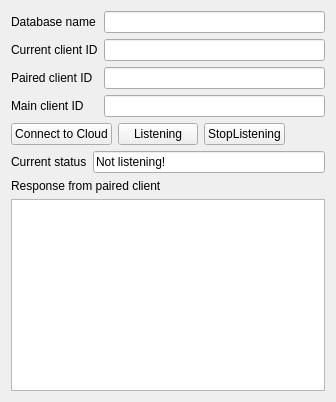
               <widget class="QWidget" name="tab_2">
                <attribute name="title">
                 <string>ClientPairing</string>
                </attribute>
                <layout class="QVBoxLayout" name="verticalLayout_5">
                 <item>
                  <layout class="QFormLayout" name="formLayout">
                   <item row="1" column="0">
                    <widget class="QLabel" name="label_29">
                     <property name="text">
                      <string>Current client ID</string>
                     </property>
                    </widget>
                   </item>
                   <item row="1" column="1">
                    <widget class="QLineEdit" name="lineEdit_current_client">
                     <property name="readOnly">
                      <bool>true</bool>
                     </property>
                    </widget>
                   </item>
                   <item row="2" column="0">
                    <widget class="QLabel" name="label_31">
                     <property name="text">
                      <string>Paired client ID</string>
                     </property>
                    </widget>
                   </item>
                   <item row="2" column="1">
                    <widget class="QLineEdit" name="lineEdit_paired_client">
                     <property name="readOnly">
                      <bool>true</bool>
                     </property>
                    </widget>
                   </item>
                   <item row="3" column="0">
                    <widget class="QLabel" name="label_32">
                     <property name="text">
                      <string>Main client ID</string>
                     </property>
                    </widget>
                   </item>
                   <item row="3" column="1">
                    <widget class="QLineEdit" name="lineEdit_main_client">
                     <property name="readOnly">
                      <bool>true</bool>
                     </property>
                    </widget>
                   </item>
                   <item row="0" column="0">
                    <widget class="QLabel" name="label_36">
                     <property name="text">
                      <string>Database name</string>
                     </property>
                    </widget>
                   </item>
                   <item row="0" column="1">
                    <widget class="QLineEdit" name="lineEdit_database_name">
                     <property name="readOnly">
                      <bool>true</bool>
                     </property>
                    </widget>
                   </item>
                  </layout>
                 </item>
                 <item>
                  <layout class="QHBoxLayout" name="horizontalLayout_18">
                   <item>
                    <widget class="QPushButton" name="pushButton_connect_cloud">
                     <property name="text">
                      <string>Connect to Cloud</string>
                     </property>
                    </widget>
                   </item>
                   <item>
                    <widget class="QPushButton" name="pushButton_listen">
                     <property name="text">
                      <string>Listening</string>
                     </property>
                    </widget>
                   </item>
                   <item>
                    <widget class="QPushButton" name="pushButton_stop_listen">
                     <property name="text">
                      <string>StopListening</string>
                     </property>
                    </widget>
                   </item>
                   <item>
                    <spacer name="horizontalSpacer_3">
                     <property name="orientation">
                      <enum>Qt::Horizontal</enum>
                     </property>
                     <property name="sizeHint" stdset="0">
                      <size>
                       <width>40</width>
                       <height>20</height>
                      </size>
                     </property>
                    </spacer>
                   </item>
                  </layout>
                 </item>
                 <item>
                  <layout class="QHBoxLayout" name="horizontalLayout_16">
                   <item>
                    <widget class="QLabel" name="label_34">
                     <property name="text">
                      <string>Current status</string>
                     </property>
                    </widget>
                   </item>
                   <item>
                    <widget class="QLineEdit" name="lineEdit_listen_status">
                     <property name="text">
                      <string>Not listening!</string>
                     </property>
                     <property name="readOnly">
                      <bool>true</bool>
                     </property>
                    </widget>
                   </item>
                  </layout>
                 </item>
                 <item>
                  <widget class="QLabel" name="label_35">
                   <property name="text">
                    <string>Response from paired client</string>
                   </property>
                  </widget>
                 </item>
                 <item>
                  <widget class="QTextEdit" name="textEdit_response"/>
                 </item>
                </layout>
               </widget>
